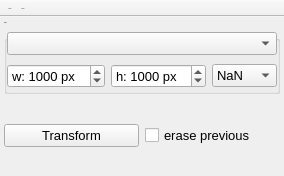
<?xml version="1.0" encoding="UTF-8"?>
<ui version="4.0">
 <class>Affine_rectangle</class>
 <widget class="QMainWindow" name="Affine_rectangle">
  <property name="geometry">
   <rect>
    <x>0</x>
    <y>0</y>
    <width>284</width>
    <height>176</height>
   </rect>
  </property>
  <property name="font">
   <font>
    <pointsize>1</pointsize>
   </font>
  </property>
  <property name="windowTitle">
   <string>Affine</string>
  </property>
  <property name="iconSize">
   <size>
    <width>20</width>
    <height>20</height>
   </size>
  </property>
  <property name="unifiedTitleAndToolBarOnMac">
   <bool>true</bool>
  </property>
  <widget class="QWidget" name="centralwidget">
   <layout class="QGridLayout" name="gridLayout_2" rowstretch="0,0">
    <property name="leftMargin">
     <number>4</number>
    </property>
    <property name="topMargin">
     <number>4</number>
    </property>
    <property name="rightMargin">
     <number>4</number>
    </property>
    <property name="bottomMargin">
     <number>4</number>
    </property>
    <property name="horizontalSpacing">
     <number>4</number>
    </property>
    <item row="0" column="0" colspan="2">
     <widget class="QGroupBox" name="groupBox">
      <property name="title">
       <string>Image</string>
      </property>
      <layout class="QGridLayout" name="gridLayout">
       <property name="leftMargin">
        <number>0</number>
       </property>
       <property name="topMargin">
        <number>0</number>
       </property>
       <property name="rightMargin">
        <number>0</number>
       </property>
       <property name="bottomMargin">
        <number>0</number>
       </property>
       <item row="1" column="0">
        <widget class="QSpinBox" name="newWidth">
         <property name="font">
          <font>
           <pointsize>10</pointsize>
          </font>
         </property>
         <property name="suffix">
          <string> px</string>
         </property>
         <property name="prefix">
          <string>w: </string>
         </property>
         <property name="maximum">
          <number>99999</number>
         </property>
         <property name="value">
          <number>1000</number>
         </property>
         <property name="neutrinoSave" stdset="0">
          <bool>true</bool>
         </property>
        </widget>
       </item>
       <item row="1" column="1">
        <widget class="QSpinBox" name="newHeight">
         <property name="font">
          <font>
           <pointsize>10</pointsize>
          </font>
         </property>
         <property name="suffix">
          <string> px</string>
         </property>
         <property name="prefix">
          <string>h: </string>
         </property>
         <property name="maximum">
          <number>99999</number>
         </property>
         <property name="value">
          <number>1000</number>
         </property>
         <property name="neutrinoSave" stdset="0">
          <bool>true</bool>
         </property>
        </widget>
       </item>
       <item row="1" column="2">
        <widget class="QComboBox" name="defaultValue">
         <property name="font">
          <font>
           <pointsize>10</pointsize>
          </font>
         </property>
         <property name="neutrinoSave" stdset="0">
          <bool>true</bool>
         </property>
         <item>
          <property name="text">
           <string>NaN</string>
          </property>
         </item>
         <item>
          <property name="text">
           <string>Min</string>
          </property>
         </item>
         <item>
          <property name="text">
           <string>Max</string>
          </property>
         </item>
         <item>
          <property name="text">
           <string>Mean</string>
          </property>
         </item>
         <item>
          <property name="text">
           <string>0</string>
          </property>
         </item>
        </widget>
       </item>
       <item row="0" column="0" colspan="3">
        <widget class="QComboBox" name="image1">
         <property name="font">
          <font>
           <pointsize>10</pointsize>
          </font>
         </property>
         <property name="neutrinoImage" stdset="0">
          <bool>true</bool>
         </property>
        </widget>
       </item>
      </layout>
     </widget>
    </item>
    <item row="1" column="0" colspan="2">
     <widget class="QWidget" name="widget" native="true">
      <layout class="QGridLayout" name="gridLayout_5">
       <property name="leftMargin">
        <number>0</number>
       </property>
       <property name="topMargin">
        <number>0</number>
       </property>
       <property name="rightMargin">
        <number>0</number>
       </property>
       <property name="bottomMargin">
        <number>0</number>
       </property>
       <item row="0" column="2">
        <widget class="QCheckBox" name="erasePrevious">
         <property name="font">
          <font>
           <pointsize>10</pointsize>
          </font>
         </property>
         <property name="text">
          <string>erase previous</string>
         </property>
         <property name="neutrinoSave" stdset="0">
          <bool>true</bool>
         </property>
        </widget>
       </item>
       <item row="0" column="0">
        <widget class="QPushButton" name="transform">
         <property name="font">
          <font>
           <pointsize>10</pointsize>
          </font>
         </property>
         <property name="text">
          <string>Transform</string>
         </property>
        </widget>
       </item>
      </layout>
     </widget>
    </item>
   </layout>
  </widget>
  <widget class="QToolBar" name="toolBar">
   <property name="windowTitle">
    <string>toolBar</string>
   </property>
   <property name="movable">
    <bool>false</bool>
   </property>
   <attribute name="toolBarArea">
    <enum>TopToolBarArea</enum>
   </attribute>
   <attribute name="toolBarBreak">
    <bool>false</bool>
   </attribute>
   <addaction name="actionReset"/>
   <addaction name="actionLine"/>
  </widget>
  <action name="actionReset">
   <property name="icon">
    <iconset>
     <normaloff>:/icons/remove.png</normaloff>:/icons/remove.png</iconset>
   </property>
   <property name="text">
    <string>Reset</string>
   </property>
   <property name="toolTip">
    <string>Reset points</string>
   </property>
  </action>
  <action name="actionLine">
   <property name="icon">
    <iconset>
     <normaloff>:/icons/line.png</normaloff>:/icons/line.png</iconset>
   </property>
   <property name="text">
    <string>Reset</string>
   </property>
   <property name="toolTip">
    <string>Transform points</string>
   </property>
  </action>
 </widget>
 <tabstops>
  <tabstop>image1</tabstop>
 </tabstops>
 <resources/>
 <connections/>
</ui>
